Frame 1 (no input): blank canvas, image omitted
Frame 60 (no input): blank canvas, image omitted
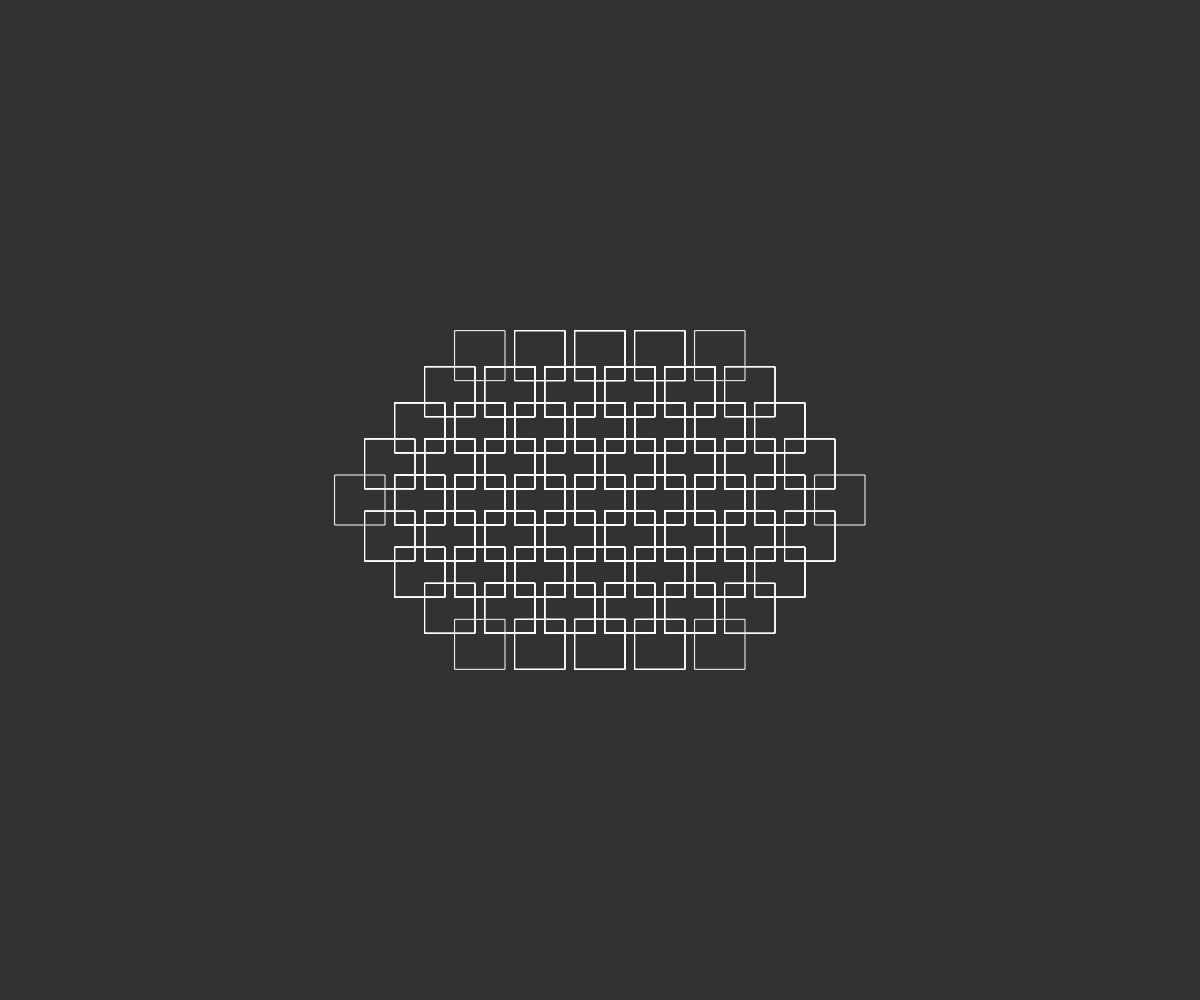
Frame 120 (the mouse pressed at the canvas centre since frame 60)

The p5.js sketch whose frames 1 and 60 were blank and that drew this single picture after the mouse press (run headless with seeded random() and noise() and a simulated clock; from frame 60 on, the mouse is pressed at the canvas centre):

// p5.js sketch
// ── sketch.js
function setup() {
  createCanvas(windowWidth, windowHeight);
}

function draw() {
  background(50);
  stroke(255);
  rectMode(CENTER);
  noFill();
  drawF(windowWidth/2, windowHeight/2, 50, 6, 5);

}

function drawF(x, y, r, seg, level) {
  if(level > 0){
    // ellipse(x, y, r);

    rect(x, y, r, r);
    level--;
    for(var i=0; i<seg; i++){
      var xc = x+ cos(i*TWO_PI/seg) *map(mouseX, 0, height, 0, 2*r);
      var yc = y+ sin(i*TWO_PI/seg) *map(mouseY, 0, width, 0, 2*r);
      drawF(xc, yc, r, seg, level);
    }
  }
}
